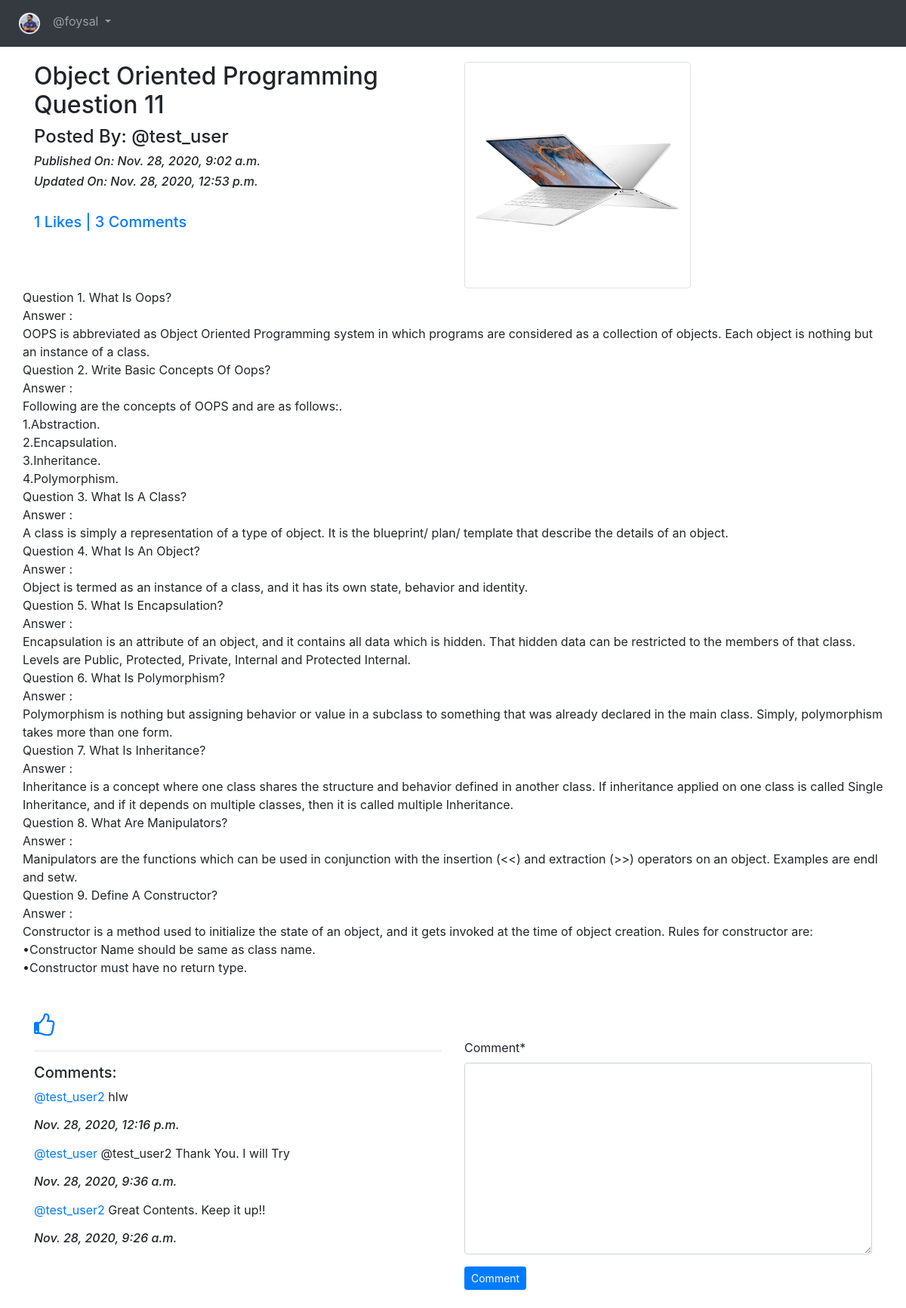
Screenshot of /blog/details/Object-Oriented-Programming-Question-e0a83c1b-e181-421f-b0a6-c99d6f730f84 (signed in) with the database file from the repository.
### App_Blog/models.py (models this page shows, shortened)
class Blog(models.Model):
    author = models.ForeignKey(User, on_delete=models.CASCADE, related_name='post_author')
    blog_title = models.CharField(max_length=264, verbose_name="Put a Title")   # verbose = Label
    slug = models.SlugField(max_length=264, unique=True)
    blog_content = models.TextField(verbose_name="What is on Your Mind?")
    blog_image = models.ImageField(upload_to='blog_images', verbose_name="Image")
    publish_date = models.DateTimeField(auto_now_add=True)
    update_date = models.DateTimeField(auto_now=True)
    class Meta:
        ordering = ['-publish_date',]

class Comment(models.Model):
    blog = models.ForeignKey(Blog, on_delete=models.CASCADE, related_name='blog_comment')
    user = models.ForeignKey(User, on_delete=models.CASCADE, related_name='user_comment')
    comment = models.TextField()
    comment_date = models.DateTimeField(auto_now_add=True)
    class Meta:
        ordering = ['-comment_date',]

### App_Blog/views.py (the view, shortened to what this page needs)
# urls.py: path('details/<slug:slug>', views.blog_details, name='blog_details'),
@login_required
def blog_details(request, slug):
    blog = Blog.objects.get(slug=slug)
    comment_form = CommentForm()
    already_liked = Likes.objects.filter(blog=blog, user= request.user)
    if already_liked:
        liked = True
    else:
        liked = False
    return render(request, 'App_Blog/blog_details.html', context={'blog':blog, 'comment_form':comment_form,  'liked':liked })

### App_Blog/forms.py
class CommentForm(forms.ModelForm):
    class Meta:
        model = Comment
        fields = ('comment',)

### templates/App_Blog/blog_details.html (shortened to what this page needs)
{% extends 'base.html' %}
{% load crispy_forms_tags %}
{% block body_block %}
<div class="row">
  <div class="col-sm-6">
    <h2>{{ blog.blog_title }}</h2>
    <h4>Posted By: @{{ blog.author }}</h4>
    <i>
      <h6>Published On: {{ blog.publish_date }}</h6>
    </i>
    <i>
      <h6>Updated On: {{ blog.update_date }}</h6>
    </i>
    <br><h5 class="text-primary">{{blog.liked_blog.count}} Likes | {{blog.blog_comment.count}} Comments</h5>
  </div>
  <div class="col-sm-6">
    <img src="/media/{{blog.blog_image}}" class="img-thumbnail" width="300px">
  </div>
  <p>
    {{ blog.blog_content|linebreaks }}
  </p>
</div>
{% if not liked %}
<a href="{% url 'App_Blog:liked_post' pk=blog.pk %}">
  <i class="fa fa-thumbs-o-up fa-2x" aria-hidden="true"></i>
</a>
{% else %}
<a href="{% url 'App_Blog:unliked_post' pk=blog.pk %}">
  <i class="fa fa-thumbs-o-down fa-2x" aria-hidden="true"></i>
</a>
{% endif %}
<div class="row">
  <div class="col-sm-6">
    <hr>
    <h5>Comments:</h5>
    {% for comment in blog.blog_comment.all %}
    <p><a href="#">@{{comment.user}}</a> {{comment.comment}}<br>
      <i>
        <h6>{{comment.comment_date}}</h6>
      </i>
    </p>
    {% endfor %}
  </div>
  <div class="col-sm-6">
    <form method="POST">
      {{ comment_form|crispy }}
      <button type="submit" class="btn btn-primary btn-sm">Comment</button>
    </form>
  </div>
</div>
<br>
{% endblock %}

### templates/base.html (shortened to what this page needs)
<!DOCTYPE html>
<html lang="en" dir="ltr">
<head>
  <link rel="stylesheet" href="https://maxcdn.bootstrapcdn.com/bootstrap/4.4.1/css/bootstrap.min.css">
  <link href="https://maxcdn.bootstrapcdn.com/font-awesome/4.7.0/css/font-awesome.min.css" rel="stylesheet">
</head>
<body>
  <nav class="navbar navbar-expand-sm bg-dark navbar-dark">
    <ul class="navbar-nav">
      <li class="nav-item active">
        <a class="nav-link" href="{% url 'index' %}"><img src="/media/foysal.ico" width="30px"></a>
      </li>
      {% if user.is_authenticated %}
      <div class="nav-item dropdown">
        <a class="nav-link dropdown-toggle" href="#" id="navbardrop" data-toggle="dropdown">
          @{{user.username}}
        </a>
      </div>
      {% endif %}
    </ul>
  </nav>
  <div class="container" style="padding-top:20px">
    {% block body_block %}
    {% endblock %}
  </div>
</body>
</html>

### rows the page displays
Blog: blog_title "Object Oriented Programming Question 11", author "test_user", publish_date "Nov. 28, 2020, 9:02 a.m.", update_date "Nov. 28, 2020, 12:53 p.m.", liked_blog.count "1", blog_comment.count "3", blog_image (picture), blog_content "Question 1. What Is Oops? Answer : OOPS is abbreviated as Object Oriented Programming system in which programs are considered as a collection of objects. Each object is nothing but an instance of a class. Question 2. Write Basic Concepts Of Oops? Answer : Following are the concepts of OOPS and are as follows:. 1.Abstraction. 2.Encapsulation. 3.Inheritance. 4.Polymorphism. Question 3. What Is A Class? Answer : A class is simply a representation of a type of object. It is the blueprint/ plan/ template that describe the details of an object. Question 4. What Is An Object? Answer : Object is termed as an instance of a class, and it has its own state, behavior and identity. Question 5. What Is…"
Comment: user "test_user2", comment "hlw"
Comment: user "test_user", comment "@test_user2 Thank You. I will Try"
Comment: user "test_user2", comment "Great Contents. Keep it up!!"

### other values shown
{{ user.username }} "foysal"
